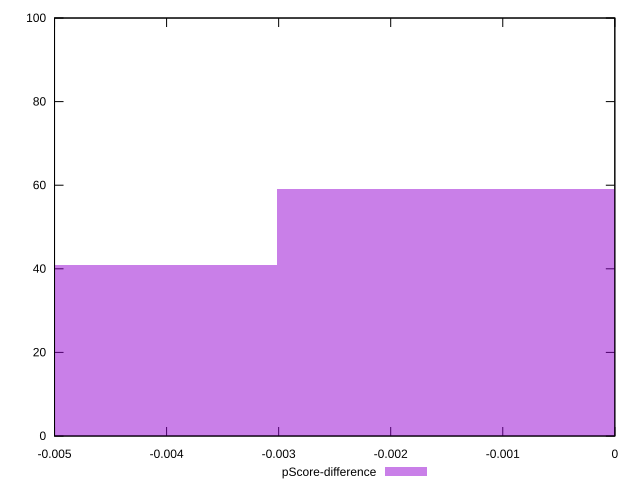

Here is the gnuplot script that generated this plot:
reset

$pScoreDifference <<EOF
0 59
-0.006037738839830361 41
EOF

set key outside below
set boxwidth 0.006037738839830361
set xrange [-0.0050000000000000044:0]
set yrange [0:100]
set trange [0:100]
set style fill transparent solid 0.5 noborder
set terminal svg size 640, 490 enhanced background rgb 'white'
set output "report/report_00029_2021-02-24T13-36-40.390Z/legacy-javascript/samples/astro/pScore-difference/histogram.svg"

plot $pScoreDifference title "pScore-difference" with boxes

reset
